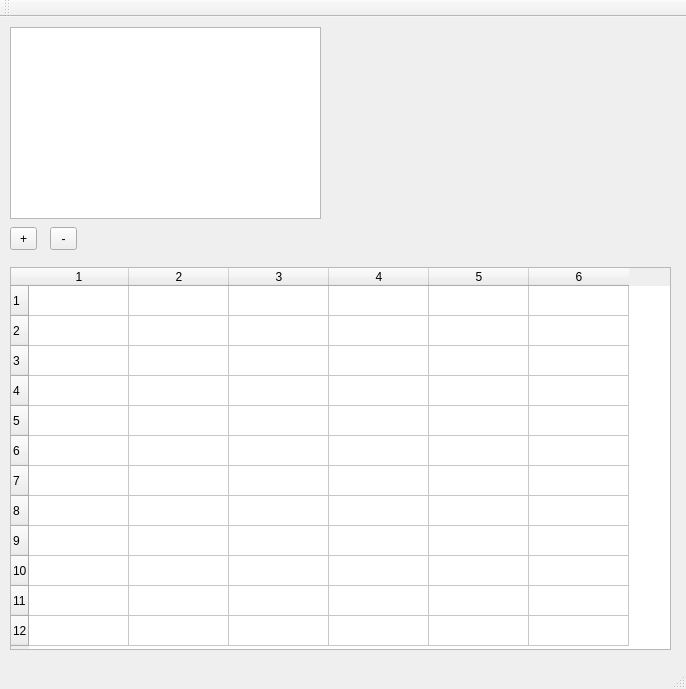
<?xml version="1.0" encoding="UTF-8"?>
<ui version="4.0">
 <class>MainWindow</class>
 <widget class="QMainWindow" name="MainWindow">
  <property name="geometry">
   <rect>
    <x>0</x>
    <y>0</y>
    <width>686</width>
    <height>689</height>
   </rect>
  </property>
  <property name="windowTitle">
   <string>MainWindow</string>
  </property>
  <widget class="QWidget" name="centralWidget">
   <widget class="QToolButton" name="addSequenceButton">
    <property name="geometry">
     <rect>
      <x>10</x>
      <y>210</y>
      <width>27</width>
      <height>23</height>
     </rect>
    </property>
    <property name="text">
     <string>+</string>
    </property>
   </widget>
   <widget class="QToolButton" name="removeSequenceButton">
    <property name="geometry">
     <rect>
      <x>50</x>
      <y>210</y>
      <width>27</width>
      <height>23</height>
     </rect>
    </property>
    <property name="text">
     <string>-</string>
    </property>
   </widget>
   <widget class="QColumnView" name="sequenceTable">
    <property name="geometry">
     <rect>
      <x>10</x>
      <y>10</y>
      <width>311</width>
      <height>192</height>
     </rect>
    </property>
    <property name="resizeGripsVisible">
     <bool>false</bool>
    </property>
   </widget>
   <widget class="QTableWidget" name="tableWidget">
    <property name="geometry">
     <rect>
      <x>10</x>
      <y>250</y>
      <width>661</width>
      <height>383</height>
     </rect>
    </property>
    <property name="rowCount">
     <number>12</number>
    </property>
    <property name="columnCount">
     <number>6</number>
    </property>
    <row/>
    <row/>
    <row/>
    <row/>
    <row/>
    <row/>
    <row/>
    <row/>
    <row/>
    <row/>
    <row/>
    <row/>
    <column/>
    <column/>
    <column/>
    <column/>
    <column/>
    <column/>
   </widget>
  </widget>
  <widget class="QMenuBar" name="menuBar">
   <property name="geometry">
    <rect>
     <x>0</x>
     <y>0</y>
     <width>686</width>
     <height>22</height>
    </rect>
   </property>
  </widget>
  <widget class="QToolBar" name="mainToolBar">
   <attribute name="toolBarArea">
    <enum>TopToolBarArea</enum>
   </attribute>
   <attribute name="toolBarBreak">
    <bool>false</bool>
   </attribute>
  </widget>
  <widget class="QStatusBar" name="statusBar"/>
 </widget>
 <layoutdefault spacing="6" margin="11"/>
 <resources/>
 <connections/>
</ui>
